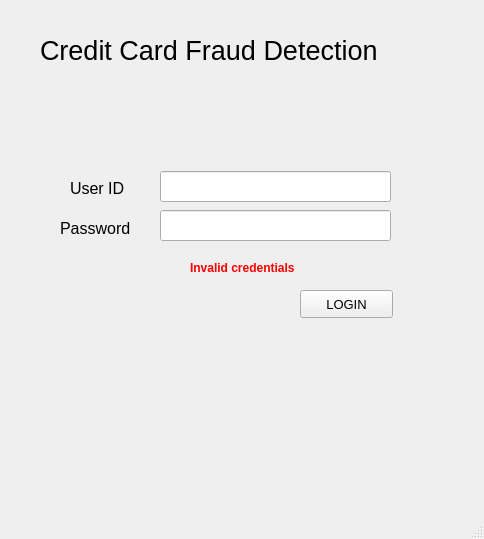
<?xml version="1.0" encoding="UTF-8"?>
<ui version="4.0">
 <class>MainWindow</class>
 <widget class="QMainWindow" name="MainWindow">
  <property name="geometry">
   <rect>
    <x>0</x>
    <y>0</y>
    <width>484</width>
    <height>539</height>
   </rect>
  </property>
  <property name="windowTitle">
   <string>MainWindow</string>
  </property>
  <widget class="QWidget" name="centralwidget">
   <widget class="QLabel" name="label">
    <property name="geometry">
     <rect>
      <x>40</x>
      <y>20</y>
      <width>421</width>
      <height>61</height>
     </rect>
    </property>
    <property name="font">
     <font>
      <pointsize>20</pointsize>
     </font>
    </property>
    <property name="text">
     <string>Credit Card Fraud Detection</string>
    </property>
   </widget>
   <widget class="QLabel" name="label_2">
    <property name="geometry">
     <rect>
      <x>70</x>
      <y>180</y>
      <width>81</width>
      <height>16</height>
     </rect>
    </property>
    <property name="font">
     <font>
      <pointsize>12</pointsize>
     </font>
    </property>
    <property name="text">
     <string>User ID</string>
    </property>
   </widget>
   <widget class="QLabel" name="label_3">
    <property name="geometry">
     <rect>
      <x>60</x>
      <y>220</y>
      <width>91</width>
      <height>16</height>
     </rect>
    </property>
    <property name="font">
     <font>
      <pointsize>12</pointsize>
     </font>
    </property>
    <property name="text">
     <string>Password</string>
    </property>
   </widget>
   <widget class="QLineEdit" name="lineEdit">
    <property name="geometry">
     <rect>
      <x>160</x>
      <y>171</y>
      <width>231</width>
      <height>31</height>
     </rect>
    </property>
    <property name="font">
     <font>
      <pointsize>10</pointsize>
     </font>
    </property>
   </widget>
   <widget class="QLineEdit" name="lineEdit_2">
    <property name="geometry">
     <rect>
      <x>160</x>
      <y>210</y>
      <width>231</width>
      <height>31</height>
     </rect>
    </property>
    <property name="font">
     <font>
      <pointsize>10</pointsize>
     </font>
    </property>
   </widget>
   <widget class="QPushButton" name="pushButton">
    <property name="geometry">
     <rect>
      <x>300</x>
      <y>290</y>
      <width>93</width>
      <height>28</height>
     </rect>
    </property>
    <property name="font">
     <font>
      <pointsize>10</pointsize>
     </font>
    </property>
    <property name="text">
     <string>LOGIN</string>
    </property>
   </widget>
   <widget class="QLabel" name="invalid">
    <property name="geometry">
     <rect>
      <x>190</x>
      <y>260</y>
      <width>141</width>
      <height>16</height>
     </rect>
    </property>
    <property name="font">
     <font>
      <pointsize>9</pointsize>
      <weight>75</weight>
      <bold>true</bold>
     </font>
    </property>
    <property name="styleSheet">
     <string notr="true">color: rgb(255, 0, 0);</string>
    </property>
    <property name="text">
     <string>Invalid credentials</string>
    </property>
   </widget>
  </widget>
  <widget class="QStatusBar" name="statusbar"/>
 </widget>
 <resources/>
 <connections/>
</ui>
